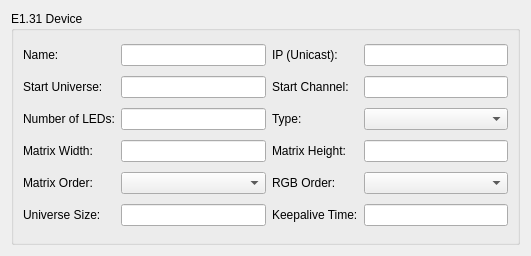
<?xml version="1.0" encoding="UTF-8"?>
<ui version="4.0">
 <class>E131SettingsEntry</class>
 <widget class="QWidget" name="E131SettingsEntry">
  <property name="geometry">
   <rect>
    <x>0</x>
    <y>0</y>
    <width>531</width>
    <height>256</height>
   </rect>
  </property>
  <property name="sizePolicy">
   <sizepolicy hsizetype="Expanding" vsizetype="Expanding">
    <horstretch>0</horstretch>
    <verstretch>0</verstretch>
   </sizepolicy>
  </property>
  <property name="windowTitle">
   <string notr="true">E.131 Settings Entry</string>
  </property>
  <layout class="QGridLayout" name="gridLayout">
   <item row="1" column="0" colspan="2">
    <widget class="QGroupBox" name="groupBox">
     <property name="title">
      <string>E1.31 Device</string>
     </property>
     <layout class="QGridLayout" name="gridLayout_2">
      <item row="2" column="5">
       <widget class="QLineEdit" name="StartChannelEdit"/>
      </item>
      <item row="5" column="3">
       <widget class="QLineEdit" name="NumLEDsEdit"/>
      </item>
      <item row="6" column="3">
       <widget class="QLineEdit" name="MatrixWidthEdit"/>
      </item>
      <item row="2" column="4">
       <widget class="QLabel" name="StartChannelLabel">
        <property name="text">
         <string>Start Channel:</string>
        </property>
       </widget>
      </item>
      <item row="5" column="0">
       <widget class="QLabel" name="NumLEDsLabel">
        <property name="text">
         <string>Number of LEDs:</string>
        </property>
       </widget>
      </item>
      <item row="2" column="3">
       <widget class="QLineEdit" name="StartUniverseEdit"/>
      </item>
      <item row="1" column="3">
       <widget class="QLineEdit" name="NameEdit"/>
      </item>
      <item row="7" column="3">
       <widget class="QComboBox" name="MatrixOrderComboBox"/>
      </item>
      <item row="2" column="0">
       <widget class="QLabel" name="StartUniverseLabel">
        <property name="text">
         <string>Start Universe:</string>
        </property>
       </widget>
      </item>
      <item row="1" column="5">
       <widget class="QLineEdit" name="IPEdit"/>
      </item>
      <item row="1" column="0">
       <widget class="QLabel" name="NameLabel">
        <property name="text">
         <string>Name:</string>
        </property>
       </widget>
      </item>
      <item row="7" column="0">
       <widget class="QLabel" name="MatrixOrderLabel">
        <property name="text">
         <string>Matrix Order:</string>
        </property>
       </widget>
      </item>
      <item row="5" column="5">
       <widget class="QComboBox" name="TypeComboBox"/>
      </item>
      <item row="6" column="5">
       <widget class="QLineEdit" name="MatrixHeightEdit"/>
      </item>
      <item row="6" column="4">
       <widget class="QLabel" name="MatrixHeightLabel">
        <property name="text">
         <string>Matrix Height:</string>
        </property>
       </widget>
      </item>
      <item row="6" column="0">
       <widget class="QLabel" name="MatrixWidthLabel">
        <property name="text">
         <string>Matrix Width:</string>
        </property>
       </widget>
      </item>
      <item row="5" column="4">
       <widget class="QLabel" name="TypeLabel">
        <property name="text">
         <string>Type:</string>
        </property>
       </widget>
      </item>
      <item row="1" column="4">
       <widget class="QLabel" name="IPLabel">
        <property name="text">
         <string>IP (Unicast):</string>
        </property>
       </widget>
      </item>
      <item row="8" column="0">
       <widget class="QLabel" name="UniverseSizeLabel">
        <property name="text">
         <string>Universe Size:</string>
        </property>
       </widget>
      </item>
      <item row="8" column="3">
       <widget class="QLineEdit" name="UniverseSizeEdit"/>
      </item>
      <item row="8" column="4">
       <widget class="QLabel" name="KeepaliveTimeLabel">
        <property name="text">
         <string>Keepalive Time:</string>
        </property>
       </widget>
      </item>
      <item row="8" column="5">
       <widget class="QLineEdit" name="KeepaliveTimeEdit"/>
      </item>
      <item row="7" column="4">
       <widget class="QLabel" name="RGBOrderLabel">
        <property name="text">
         <string>RGB Order:</string>
        </property>
       </widget>
      </item>
      <item row="7" column="5">
       <widget class="QComboBox" name="RGBOrderComboBox"/>
      </item>
     </layout>
    </widget>
   </item>
  </layout>
 </widget>
 <tabstops>
  <tabstop>NameEdit</tabstop>
  <tabstop>IPEdit</tabstop>
  <tabstop>StartUniverseEdit</tabstop>
  <tabstop>StartChannelEdit</tabstop>
  <tabstop>NumLEDsEdit</tabstop>
  <tabstop>TypeComboBox</tabstop>
  <tabstop>MatrixWidthEdit</tabstop>
  <tabstop>MatrixHeightEdit</tabstop>
  <tabstop>MatrixOrderComboBox</tabstop>
  <tabstop>UniverseSizeEdit</tabstop>
  <tabstop>KeepaliveTimeEdit</tabstop>
 </tabstops>
 <resources/>
 <connections/>
</ui>
